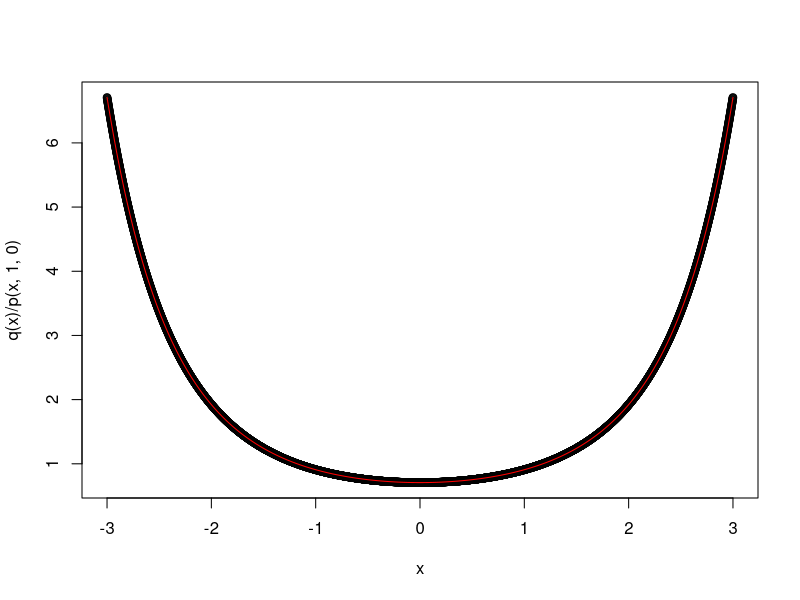
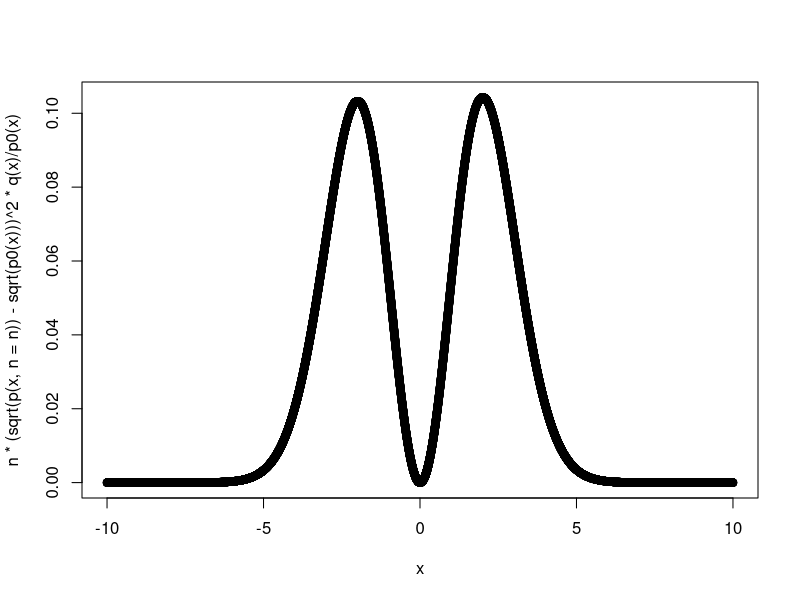
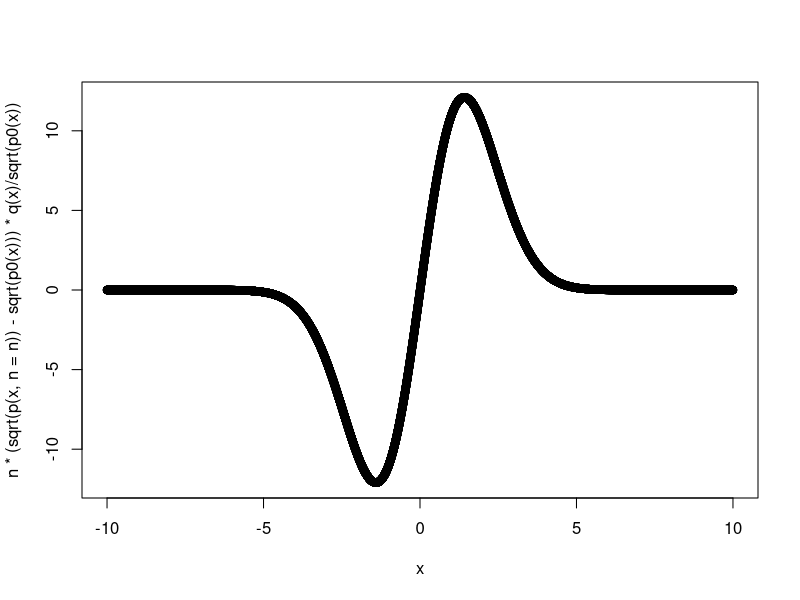

These figures' R source, in order:
theta1 = theta2 = 0.00000001

x <- MASS::mvrnorm(1000000, c(0, 0), diag(2))
sqrt_p_theta <- sqrt(dnorm(x[, 1], theta1 * theta2^(1/3)) * dnorm(x[, 2], theta2))
sqrt_p_0 <- sqrt(dnorm(x[, 1]) * dnorm(x[, 2]))

mean((sqrt_p_theta / sqrt_p_0 - 1 - theta2*x[, 2])^2) / theta1^2



h <- 1
x <- seq(-3, 3, by = 0.001)
p <- \(x, n, h = 1) dnorm(x, h/sqrt(n))
p0 <- \(x) p(x, 1, 0)
q <- \(x) dnorm(x, 0, sqrt(2))

plot(x, q(x) / p(x, 1, 0))
lines(x, sqrt(1/2)*exp(1/4*x^2), col = "red")

n <- 10000
f <- \(x) n * (sqrt(p(x, n = n)) - sqrt(p0(x))) * q(x)/p0(x)
a = 2*integrate(\(x) n * (sqrt(p(x, n = n)) - sqrt(p0(x))) * sqrt(p0(x)), -Inf, Inf)$value
b = 4*integrate(\(x) n * (sqrt(p(x, n = n)) - sqrt(p0(x)))^2, -Inf, Inf)$value
a - 1/4 * b

a = 2*integrate(\(x) n * (sqrt(p(x, n = n)) - sqrt(p0(x))) * q(x) / sqrt(p0(x)), -10, 10)$value
b = 4*integrate(\(x) n * (sqrt(p(x, n = n)) - sqrt(p0(x)))^2 * q(x) / p0(x), -10, 10)$value

a - b / 4

x <- seq(-10, 10, by = 0.001)
plot(x, n * (sqrt(p(x, n = n)) - sqrt(p0(x)))^2 * q(x) / p0(x))
plot(x, n * (sqrt(p(x, n = n)) - sqrt(p0(x))) * q(x) / sqrt(p0(x)))


###

ff <- \(x, n) sqrt(n) * 2 * (sqrt(p(x, n = n)) - sqrt(p0(x))) / sqrt(p0(x))

### Score


a = 2*integrate(\(x) n * (sqrt(p(x, n = n)) - sqrt(p0(x))) * q(x), -Inf, Inf)$value
b = 4*integrate(\(x) n * (sqrt(p(x, n = n)) - sqrt(p0(x)))^2 * q(x), -Inf, Inf)$value
